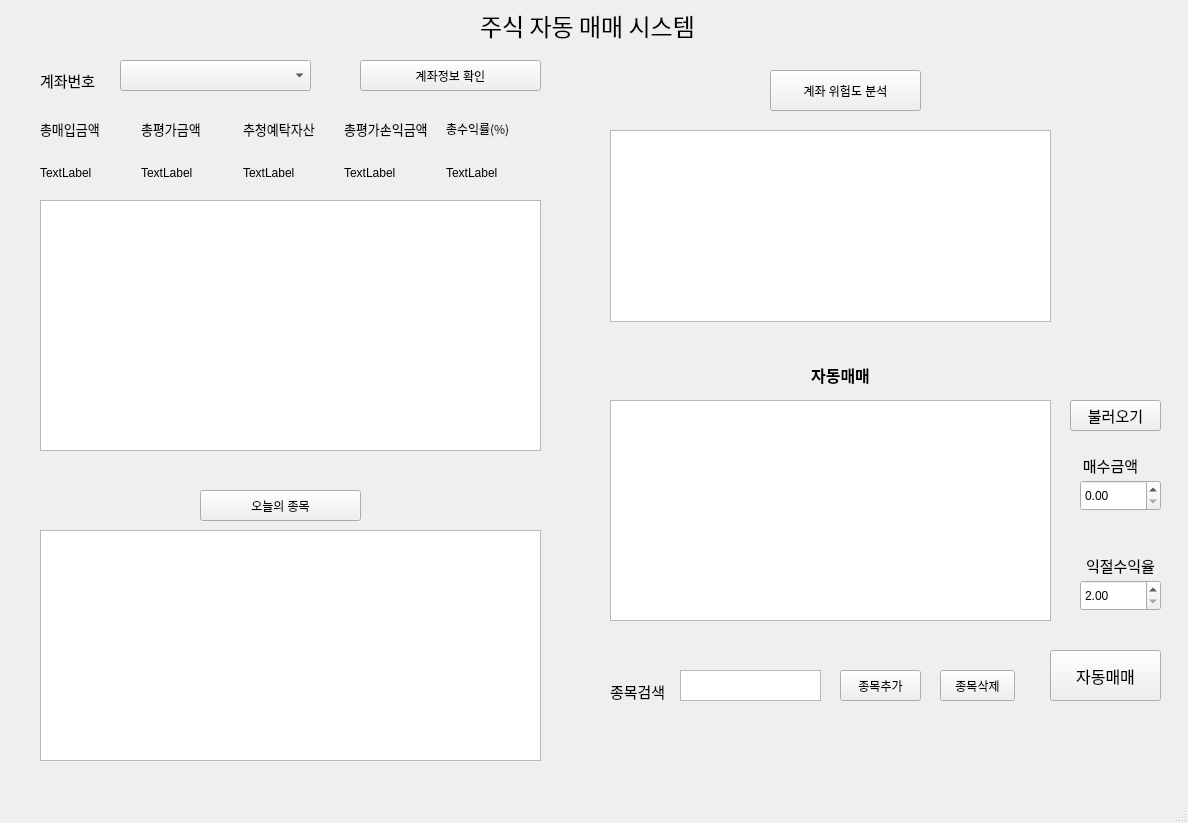
<?xml version="1.0" encoding="UTF-8"?>
<ui version="4.0">
 <class>redacc_manger</class>
 <widget class="QMainWindow" name="redacc_manger">
  <property name="geometry">
   <rect>
    <x>0</x>
    <y>0</y>
    <width>1188</width>
    <height>823</height>
   </rect>
  </property>
  <property name="windowTitle">
   <string>MainWindow</string>
  </property>
  <widget class="QWidget" name="centralwidget">
   <widget class="QComboBox" name="redaccComboBox">
    <property name="geometry">
     <rect>
      <x>120</x>
      <y>60</y>
      <width>191</width>
      <height>31</height>
     </rect>
    </property>
   </widget>
   <widget class="QLabel" name="label_2">
    <property name="geometry">
     <rect>
      <x>40</x>
      <y>70</y>
      <width>71</width>
      <height>21</height>
     </rect>
    </property>
    <property name="font">
     <font>
      <family>Algerian</family>
      <pointsize>11</pointsize>
     </font>
    </property>
    <property name="text">
     <string>계좌번호</string>
    </property>
   </widget>
   <widget class="QPushButton" name="call_account">
    <property name="geometry">
     <rect>
      <x>360</x>
      <y>60</y>
      <width>181</width>
      <height>31</height>
     </rect>
    </property>
    <property name="text">
     <string>계좌정보 확인</string>
    </property>
   </widget>
   <widget class="QWidget" name="gridLayoutWidget">
    <property name="geometry">
     <rect>
      <x>40</x>
      <y>110</y>
      <width>501</width>
      <height>81</height>
     </rect>
    </property>
    <layout class="QGridLayout" name="gridLayout">
     <item row="0" column="1">
      <widget class="QLabel" name="label_4">
       <property name="font">
        <font>
         <family>Algerian</family>
         <pointsize>10</pointsize>
        </font>
       </property>
       <property name="text">
        <string>총평가금액</string>
       </property>
      </widget>
     </item>
     <item row="0" column="0">
      <widget class="QLabel" name="label_3">
       <property name="font">
        <font>
         <family>Algerian</family>
         <pointsize>10</pointsize>
        </font>
       </property>
       <property name="text">
        <string>총매입금액</string>
       </property>
      </widget>
     </item>
     <item row="0" column="2">
      <widget class="QLabel" name="label_5">
       <property name="font">
        <font>
         <family>Algerian</family>
         <pointsize>10</pointsize>
        </font>
       </property>
       <property name="text">
        <string>추청예탁자산</string>
       </property>
      </widget>
     </item>
     <item row="0" column="4">
      <widget class="QLabel" name="label_7">
       <property name="font">
        <font>
         <family>Algerian</family>
        </font>
       </property>
       <property name="text">
        <string>총수익률(%)</string>
       </property>
      </widget>
     </item>
     <item row="0" column="3">
      <widget class="QLabel" name="label_6">
       <property name="font">
        <font>
         <family>Algerian</family>
         <pointsize>10</pointsize>
        </font>
       </property>
       <property name="text">
        <string>총평가손익금액</string>
       </property>
      </widget>
     </item>
     <item row="1" column="0">
      <widget class="QLabel" name="totalBuyingPriceLabel">
       <property name="text">
        <string>TextLabel</string>
       </property>
      </widget>
     </item>
     <item row="1" column="1">
      <widget class="QLabel" name="currentTotalPriceLabel">
       <property name="text">
        <string>TextLabel</string>
       </property>
      </widget>
     </item>
     <item row="1" column="2">
      <widget class="QLabel" name="balanceAssetLabel">
       <property name="text">
        <string>TextLabel</string>
       </property>
      </widget>
     </item>
     <item row="1" column="3">
      <widget class="QLabel" name="totalEstimateProfitLabel">
       <property name="text">
        <string>TextLabel</string>
       </property>
      </widget>
     </item>
     <item row="1" column="4">
      <widget class="QLabel" name="totalpercenLabel">
       <property name="text">
        <string>TextLabel</string>
       </property>
      </widget>
     </item>
    </layout>
   </widget>
   <widget class="QTableWidget" name="redstockTableWidget_1">
    <property name="geometry">
     <rect>
      <x>40</x>
      <y>200</y>
      <width>501</width>
      <height>251</height>
     </rect>
    </property>
   </widget>
   <widget class="QPushButton" name="call_selectedlist">
    <property name="geometry">
     <rect>
      <x>200</x>
      <y>490</y>
      <width>161</width>
      <height>31</height>
     </rect>
    </property>
    <property name="text">
     <string>오늘의 종목</string>
    </property>
   </widget>
   <widget class="QTableWidget" name="selectedstockTableWidget_2">
    <property name="geometry">
     <rect>
      <x>40</x>
      <y>530</y>
      <width>501</width>
      <height>231</height>
     </rect>
    </property>
   </widget>
   <widget class="QPushButton" name="redacc_manager">
    <property name="geometry">
     <rect>
      <x>770</x>
      <y>70</y>
      <width>151</width>
      <height>41</height>
     </rect>
    </property>
    <property name="text">
     <string>계좌 위험도 분석</string>
    </property>
   </widget>
   <widget class="QTableWidget" name="Danger_wd">
    <property name="geometry">
     <rect>
      <x>610</x>
      <y>130</y>
      <width>441</width>
      <height>192</height>
     </rect>
    </property>
   </widget>
   <widget class="QLabel" name="label_8">
    <property name="geometry">
     <rect>
      <x>790</x>
      <y>360</y>
      <width>101</width>
      <height>31</height>
     </rect>
    </property>
    <property name="text">
     <string>&lt;html&gt;&lt;head/&gt;&lt;body&gt;&lt;p align=&quot;center&quot;&gt;&lt;span style=&quot; font-size:12pt; font-weight:600;&quot;&gt;자동매매&lt;/span&gt;&lt;/p&gt;&lt;/body&gt;&lt;/html&gt;</string>
    </property>
   </widget>
   <widget class="QTableWidget" name="buylists">
    <property name="geometry">
     <rect>
      <x>610</x>
      <y>400</y>
      <width>441</width>
      <height>221</height>
     </rect>
    </property>
   </widget>
   <widget class="QTableWidget" name="searchItemTextEdit2">
    <property name="geometry">
     <rect>
      <x>680</x>
      <y>670</y>
      <width>141</width>
      <height>31</height>
     </rect>
    </property>
   </widget>
   <widget class="QLabel" name="label_9">
    <property name="geometry">
     <rect>
      <x>610</x>
      <y>680</y>
      <width>61</width>
      <height>20</height>
     </rect>
    </property>
    <property name="text">
     <string>&lt;html&gt;&lt;head/&gt;&lt;body&gt;&lt;p&gt;&lt;span style=&quot; font-size:11pt;&quot;&gt;종목검색&lt;/span&gt;&lt;/p&gt;&lt;/body&gt;&lt;/html&gt;</string>
    </property>
   </widget>
   <widget class="QPushButton" name="additmelist">
    <property name="geometry">
     <rect>
      <x>840</x>
      <y>670</y>
      <width>81</width>
      <height>31</height>
     </rect>
    </property>
    <property name="text">
     <string>종목추가</string>
    </property>
   </widget>
   <widget class="QPushButton" name="Deletcode">
    <property name="geometry">
     <rect>
      <x>940</x>
      <y>670</y>
      <width>75</width>
      <height>31</height>
     </rect>
    </property>
    <property name="text">
     <string>종목삭제</string>
    </property>
   </widget>
   <widget class="QPushButton" name="Load_Stock">
    <property name="geometry">
     <rect>
      <x>1070</x>
      <y>400</y>
      <width>91</width>
      <height>31</height>
     </rect>
    </property>
    <property name="font">
     <font>
      <family>Algerian</family>
      <pointsize>11</pointsize>
     </font>
    </property>
    <property name="mouseTracking">
     <bool>false</bool>
    </property>
    <property name="text">
     <string>불러오기</string>
    </property>
   </widget>
   <widget class="QLabel" name="label_10">
    <property name="geometry">
     <rect>
      <x>1070</x>
      <y>450</y>
      <width>81</width>
      <height>31</height>
     </rect>
    </property>
    <property name="text">
     <string>&lt;html&gt;&lt;head/&gt;&lt;body&gt;&lt;p align=&quot;center&quot;&gt;&lt;span style=&quot; font-size:11pt;&quot;&gt;매수금액&lt;/span&gt;&lt;/p&gt;&lt;/body&gt;&lt;/html&gt;</string>
    </property>
   </widget>
   <widget class="QLabel" name="label_11">
    <property name="geometry">
     <rect>
      <x>1080</x>
      <y>550</y>
      <width>81</width>
      <height>31</height>
     </rect>
    </property>
    <property name="text">
     <string>&lt;html&gt;&lt;head/&gt;&lt;body&gt;&lt;p align=&quot;center&quot;&gt;&lt;span style=&quot; font-size:11pt;&quot;&gt;익절수익율&lt;/span&gt;&lt;/p&gt;&lt;/body&gt;&lt;/html&gt;</string>
    </property>
   </widget>
   <widget class="QDoubleSpinBox" name="buy_price">
    <property name="geometry">
     <rect>
      <x>1080</x>
      <y>480</y>
      <width>81</width>
      <height>31</height>
     </rect>
    </property>
    <property name="maximum">
     <double>999999999.990000009536743</double>
    </property>
   </widget>
   <widget class="QDoubleSpinBox" name="profit_percent">
    <property name="geometry">
     <rect>
      <x>1080</x>
      <y>580</y>
      <width>81</width>
      <height>31</height>
     </rect>
    </property>
    <property name="minimum">
     <double>2.000000000000000</double>
    </property>
    <property name="maximum">
     <double>9999.989999999999782</double>
    </property>
   </widget>
   <widget class="QPushButton" name="Red_Auto_start">
    <property name="geometry">
     <rect>
      <x>1050</x>
      <y>650</y>
      <width>111</width>
      <height>51</height>
     </rect>
    </property>
    <property name="font">
     <font>
      <family>Algerian</family>
      <pointsize>12</pointsize>
     </font>
    </property>
    <property name="layoutDirection">
     <enum>Qt::LeftToRight</enum>
    </property>
    <property name="text">
     <string>자동매매</string>
    </property>
   </widget>
   <widget class="QLabel" name="label">
    <property name="geometry">
     <rect>
      <x>480</x>
      <y>10</y>
      <width>261</width>
      <height>31</height>
     </rect>
    </property>
    <property name="font">
     <font>
      <family>Algerian</family>
      <pointsize>18</pointsize>
     </font>
    </property>
    <property name="text">
     <string>주식 자동 매매 시스템</string>
    </property>
   </widget>
  </widget>
  <widget class="QMenuBar" name="menubar">
   <property name="geometry">
    <rect>
     <x>0</x>
     <y>0</y>
     <width>1188</width>
     <height>21</height>
    </rect>
   </property>
  </widget>
  <widget class="QStatusBar" name="statusbar"/>
 </widget>
 <resources/>
 <connections/>
</ui>
